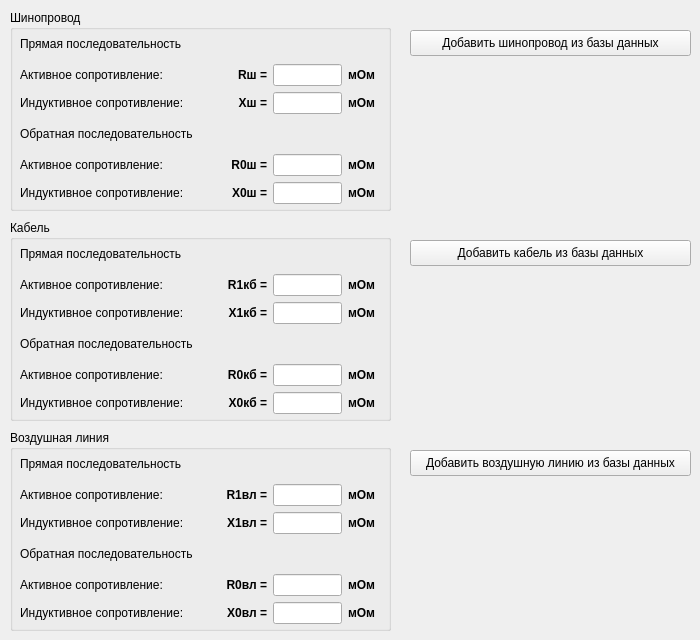
      <widget class="QWidget" name="tab_2">
       <attribute name="title">
        <string>Линия</string>
       </attribute>
       <widget class="QGroupBox" name="groupBox_10">
        <property name="geometry">
         <rect>
          <x>10</x>
          <y>10</y>
          <width>381</width>
          <height>201</height>
         </rect>
        </property>
        <property name="title">
         <string>Шинопровод</string>
        </property>
        <widget class="QWidget" name="layoutWidget_8">
         <property name="geometry">
          <rect>
           <x>10</x>
           <y>20</y>
           <width>362</width>
           <height>174</height>
          </rect>
         </property>
         <layout class="QGridLayout" name="gridLayout_9" columnstretch="5,2,2,1">
          <item row="2" column="0">
           <widget class="QLabel" name="label_64">
            <property name="font">
             <font>
              <weight>50</weight>
              <bold>false</bold>
             </font>
            </property>
            <property name="text">
             <string>Индуктивное сопротивление:</string>
            </property>
           </widget>
          </item>
          <item row="2" column="1">
           <widget class="QLabel" name="label_65">
            <property name="font">
             <font>
              <weight>75</weight>
              <bold>true</bold>
             </font>
            </property>
            <property name="text">
             <string>Xш =</string>
            </property>
            <property name="alignment">
             <set>Qt::AlignRight|Qt::AlignTrailing|Qt::AlignVCenter</set>
            </property>
           </widget>
          </item>
          <item row="1" column="3">
           <widget class="QLabel" name="label_63">
            <property name="font">
             <font>
              <weight>75</weight>
              <bold>true</bold>
             </font>
            </property>
            <property name="text">
             <string>мОм</string>
            </property>
           </widget>
          </item>
          <item row="1" column="2">
           <widget class="QLineEdit" name="lineEdit_Rsh"/>
          </item>
          <item row="1" column="0">
           <widget class="QLabel" name="label_61">
            <property name="font">
             <font>
              <weight>50</weight>
              <bold>false</bold>
             </font>
            </property>
            <property name="text">
             <string>Активное сопротивление:</string>
            </property>
           </widget>
          </item>
          <item row="2" column="2">
           <widget class="QLineEdit" name="lineEdit_Xsh"/>
          </item>
          <item row="2" column="3">
           <widget class="QLabel" name="label_66">
            <property name="font">
             <font>
              <weight>75</weight>
              <bold>true</bold>
             </font>
            </property>
            <property name="text">
             <string>мОм</string>
            </property>
           </widget>
          </item>
          <item row="1" column="1">
           <widget class="QLabel" name="label_62">
            <property name="font">
             <font>
              <weight>75</weight>
              <bold>true</bold>
             </font>
            </property>
            <property name="text">
             <string>Rш =</string>
            </property>
            <property name="alignment">
             <set>Qt::AlignRight|Qt::AlignTrailing|Qt::AlignVCenter</set>
            </property>
           </widget>
          </item>
          <item row="5" column="0">
           <widget class="QLabel" name="label_111">
            <property name="font">
             <font>
              <weight>50</weight>
              <bold>false</bold>
             </font>
            </property>
            <property name="text">
             <string>Индуктивное сопротивление:</string>
            </property>
           </widget>
          </item>
          <item row="0" column="0" colspan="4">
           <widget class="QLabel" name="label_109">
            <property name="text">
             <string>Прямая последовательность</string>
            </property>
           </widget>
          </item>
          <item row="4" column="0">
           <widget class="QLabel" name="label_110">
            <property name="font">
             <font>
              <weight>50</weight>
              <bold>false</bold>
             </font>
            </property>
            <property name="text">
             <string>Активное сопротивление:</string>
            </property>
           </widget>
          </item>
          <item row="3" column="0" colspan="4">
           <widget class="QLabel" name="label_112">
            <property name="text">
             <string>Обратная последовательность</string>
            </property>
           </widget>
          </item>
          <item row="4" column="1">
           <widget class="QLabel" name="label_113">
            <property name="font">
             <font>
              <weight>75</weight>
              <bold>true</bold>
             </font>
            </property>
            <property name="text">
             <string>  R0ш =</string>
            </property>
            <property name="alignment">
             <set>Qt::AlignRight|Qt::AlignTrailing|Qt::AlignVCenter</set>
            </property>
           </widget>
          </item>
          <item row="5" column="1">
           <widget class="QLabel" name="label_116">
            <property name="font">
             <font>
              <weight>75</weight>
              <bold>true</bold>
             </font>
            </property>
            <property name="text">
             <string>  X0ш =</string>
            </property>
            <property name="alignment">
             <set>Qt::AlignRight|Qt::AlignTrailing|Qt::AlignVCenter</set>
            </property>
           </widget>
          </item>
          <item row="4" column="2">
           <widget class="QLineEdit" name="lineEdit_R0sh"/>
          </item>
          <item row="5" column="2">
           <widget class="QLineEdit" name="lineEdit_X0sh"/>
          </item>
          <item row="4" column="3">
           <widget class="QLabel" name="label_114">
            <property name="font">
             <font>
              <weight>75</weight>
              <bold>true</bold>
             </font>
            </property>
            <property name="text">
             <string>мОм</string>
            </property>
           </widget>
          </item>
          <item row="5" column="3">
           <widget class="QLabel" name="label_115">
            <property name="font">
             <font>
              <weight>75</weight>
              <bold>true</bold>
             </font>
            </property>
            <property name="text">
             <string>мОм</string>
            </property>
           </widget>
          </item>
         </layout>
        </widget>
       </widget>
       <widget class="QGroupBox" name="groupBox_11">
        <property name="geometry">
         <rect>
          <x>10</x>
          <y>220</y>
          <width>381</width>
          <height>201</height>
         </rect>
        </property>
        <property name="title">
         <string>Кабель</string>
        </property>
        <widget class="QWidget" name="layoutWidget_9">
         <property name="geometry">
          <rect>
           <x>10</x>
           <y>20</y>
           <width>362</width>
           <height>174</height>
          </rect>
         </property>
         <layout class="QGridLayout" name="gridLayout_10" columnstretch="5,2,2,1">
          <item row="4" column="0">
           <widget class="QLabel" name="label_88">
            <property name="font">
             <font>
              <weight>50</weight>
              <bold>false</bold>
             </font>
            </property>
            <property name="text">
             <string>Активное сопротивление:</string>
            </property>
           </widget>
          </item>
          <item row="2" column="1">
           <widget class="QLabel" name="label_71">
            <property name="font">
             <font>
              <weight>75</weight>
              <bold>true</bold>
             </font>
            </property>
            <property name="text">
             <string>  X1кб =</string>
            </property>
            <property name="alignment">
             <set>Qt::AlignRight|Qt::AlignTrailing|Qt::AlignVCenter</set>
            </property>
           </widget>
          </item>
          <item row="2" column="2">
           <widget class="QLineEdit" name="lineEdit_X_1kb"/>
          </item>
          <item row="1" column="2">
           <widget class="QLineEdit" name="lineEdit_R_1kb"/>
          </item>
          <item row="2" column="3">
           <widget class="QLabel" name="label_72">
            <property name="font">
             <font>
              <weight>75</weight>
              <bold>true</bold>
             </font>
            </property>
            <property name="text">
             <string>мОм</string>
            </property>
           </widget>
          </item>
          <item row="1" column="1">
           <widget class="QLabel" name="label_68">
            <property name="font">
             <font>
              <weight>75</weight>
              <bold>true</bold>
             </font>
            </property>
            <property name="text">
             <string>  R1кб =</string>
            </property>
            <property name="alignment">
             <set>Qt::AlignRight|Qt::AlignTrailing|Qt::AlignVCenter</set>
            </property>
           </widget>
          </item>
          <item row="1" column="0">
           <widget class="QLabel" name="label_67">
            <property name="font">
             <font>
              <weight>50</weight>
              <bold>false</bold>
             </font>
            </property>
            <property name="text">
             <string>Активное сопротивление:</string>
            </property>
           </widget>
          </item>
          <item row="1" column="3">
           <widget class="QLabel" name="label_69">
            <property name="font">
             <font>
              <weight>75</weight>
              <bold>true</bold>
             </font>
            </property>
            <property name="text">
             <string>мОм</string>
            </property>
           </widget>
          </item>
          <item row="2" column="0">
           <widget class="QLabel" name="label_70">
            <property name="font">
             <font>
              <weight>50</weight>
              <bold>false</bold>
             </font>
            </property>
            <property name="text">
             <string>Индуктивное сопротивление:</string>
            </property>
           </widget>
          </item>
          <item row="3" column="0">
           <widget class="QLabel" name="label_89">
            <property name="text">
             <string>Обратная последовательность</string>
            </property>
           </widget>
          </item>
          <item row="5" column="0">
           <widget class="QLabel" name="label_90">
            <property name="font">
             <font>
              <weight>50</weight>
              <bold>false</bold>
             </font>
            </property>
            <property name="text">
             <string>Индуктивное сопротивление:</string>
            </property>
           </widget>
          </item>
          <item row="4" column="1">
           <widget class="QLabel" name="label_92">
            <property name="font">
             <font>
              <weight>75</weight>
              <bold>true</bold>
             </font>
            </property>
            <property name="text">
             <string>  R0кб =</string>
            </property>
            <property name="alignment">
             <set>Qt::AlignRight|Qt::AlignTrailing|Qt::AlignVCenter</set>
            </property>
           </widget>
          </item>
          <item row="5" column="1">
           <widget class="QLabel" name="label_93">
            <property name="font">
             <font>
              <weight>75</weight>
              <bold>true</bold>
             </font>
            </property>
            <property name="text">
             <string>  X0кб =</string>
            </property>
            <property name="alignment">
             <set>Qt::AlignRight|Qt::AlignTrailing|Qt::AlignVCenter</set>
            </property>
           </widget>
          </item>
          <item row="4" column="2">
           <widget class="QLineEdit" name="lineEdit_R_0kb"/>
          </item>
          <item row="5" column="2">
           <widget class="QLineEdit" name="lineEdit_X_0kb"/>
          </item>
          <item row="4" column="3">
           <widget class="QLabel" name="label_91">
            <property name="font">
             <font>
              <weight>75</weight>
              <bold>true</bold>
             </font>
            </property>
            <property name="text">
             <string>мОм</string>
            </property>
           </widget>
          </item>
          <item row="5" column="3">
           <widget class="QLabel" name="label_108">
            <property name="font">
             <font>
              <weight>75</weight>
              <bold>true</bold>
             </font>
            </property>
            <property name="text">
             <string>мОм</string>
            </property>
           </widget>
          </item>
          <item row="0" column="0" colspan="4">
           <widget class="QLabel" name="label_87">
            <property name="text">
             <string>Прямая последовательность</string>
            </property>
           </widget>
          </item>
         </layout>
        </widget>
       </widget>
       <widget class="QGroupBox" name="groupBox_12">
        <property name="geometry">
         <rect>
          <x>10</x>
          <y>430</y>
          <width>381</width>
          <height>201</height>
         </rect>
        </property>
        <property name="title">
         <string>Воздушная линия</string>
        </property>
        <widget class="QWidget" name="layoutWidget_10">
         <property name="geometry">
          <rect>
           <x>10</x>
           <y>20</y>
           <width>362</width>
           <height>174</height>
          </rect>
         </property>
         <layout class="QGridLayout" name="gridLayout_11" columnstretch="5,2,2,1">
          <item row="1" column="0">
           <widget class="QLabel" name="label_73">
            <property name="font">
             <font>
              <weight>50</weight>
              <bold>false</bold>
             </font>
            </property>
            <property name="text">
             <string>Активное сопротивление:</string>
            </property>
           </widget>
          </item>
          <item row="1" column="1">
           <widget class="QLabel" name="label_74">
            <property name="font">
             <font>
              <weight>75</weight>
              <bold>true</bold>
             </font>
            </property>
            <property name="text">
             <string>  R1вл =</string>
            </property>
            <property name="alignment">
             <set>Qt::AlignRight|Qt::AlignTrailing|Qt::AlignVCenter</set>
            </property>
           </widget>
          </item>
          <item row="1" column="2">
           <widget class="QLineEdit" name="lineEdit_Rvl"/>
          </item>
          <item row="1" column="3">
           <widget class="QLabel" name="label_75">
            <property name="font">
             <font>
              <weight>75</weight>
              <bold>true</bold>
             </font>
            </property>
            <property name="text">
             <string>мОм</string>
            </property>
           </widget>
          </item>
          <item row="2" column="0">
           <widget class="QLabel" name="label_76">
            <property name="font">
             <font>
              <weight>50</weight>
              <bold>false</bold>
             </font>
            </property>
            <property name="text">
             <string>Индуктивное сопротивление:</string>
            </property>
           </widget>
          </item>
          <item row="2" column="1">
           <widget class="QLabel" name="label_77">
            <property name="font">
             <font>
              <weight>75</weight>
              <bold>true</bold>
             </font>
            </property>
            <property name="text">
             <string>  X1вл =</string>
            </property>
            <property name="alignment">
             <set>Qt::AlignRight|Qt::AlignTrailing|Qt::AlignVCenter</set>
            </property>
           </widget>
          </item>
          <item row="2" column="2">
           <widget class="QLineEdit" name="lineEdit_Xvl"/>
          </item>
          <item row="2" column="3">
           <widget class="QLabel" name="label_78">
            <property name="font">
             <font>
              <weight>75</weight>
              <bold>true</bold>
             </font>
            </property>
            <property name="text">
             <string>мОм</string>
            </property>
           </widget>
          </item>
          <item row="4" column="0">
           <widget class="QLabel" name="label_81">
            <property name="font">
             <font>
              <weight>50</weight>
              <bold>false</bold>
             </font>
            </property>
            <property name="text">
             <string>Активное сопротивление:</string>
            </property>
           </widget>
          </item>
          <item row="4" column="1">
           <widget class="QLabel" name="label_82">
            <property name="font">
             <font>
              <weight>75</weight>
              <bold>true</bold>
             </font>
            </property>
            <property name="text">
             <string>  R0вл =</string>
            </property>
            <property name="alignment">
             <set>Qt::AlignRight|Qt::AlignTrailing|Qt::AlignVCenter</set>
            </property>
           </widget>
          </item>
          <item row="4" column="2">
           <widget class="QLineEdit" name="lineEdit_R0vl"/>
          </item>
          <item row="4" column="3">
           <widget class="QLabel" name="label_83">
            <property name="font">
             <font>
              <weight>75</weight>
              <bold>true</bold>
             </font>
            </property>
            <property name="text">
             <string>мОм</string>
            </property>
           </widget>
          </item>
          <item row="0" column="0" colspan="4">
           <widget class="QLabel" name="label_79">
            <property name="text">
             <string>Прямая последовательность</string>
            </property>
           </widget>
          </item>
          <item row="5" column="0">
           <widget class="QLabel" name="label_84">
            <property name="font">
             <font>
              <weight>50</weight>
              <bold>false</bold>
             </font>
            </property>
            <property name="text">
             <string>Индуктивное сопротивление:</string>
            </property>
           </widget>
          </item>
          <item row="3" column="0" colspan="4">
           <widget class="QLabel" name="label_80">
            <property name="text">
             <string>Обратная последовательность</string>
            </property>
           </widget>
          </item>
          <item row="5" column="1">
           <widget class="QLabel" name="label_85">
            <property name="font">
             <font>
              <weight>75</weight>
              <bold>true</bold>
             </font>
            </property>
            <property name="text">
             <string>  X0вл =</string>
            </property>
            <property name="alignment">
             <set>Qt::AlignRight|Qt::AlignTrailing|Qt::AlignVCenter</set>
            </property>
           </widget>
          </item>
          <item row="5" column="2">
           <widget class="QLineEdit" name="lineEdit_X0vl"/>
          </item>
          <item row="5" column="3">
           <widget class="QLabel" name="label_86">
            <property name="font">
             <font>
              <weight>75</weight>
              <bold>true</bold>
             </font>
            </property>
            <property name="text">
             <string>мОм</string>
            </property>
           </widget>
          </item>
         </layout>
        </widget>
       </widget>
       <widget class="QPushButton" name="pushButton">
        <property name="geometry">
         <rect>
          <x>410</x>
          <y>240</y>
          <width>281</width>
          <height>26</height>
         </rect>
        </property>
        <property name="text">
         <string>Добавить кабель из базы данных</string>
        </property>
       </widget>
       <widget class="QPushButton" name="pushButton_add_busway">
        <property name="geometry">
         <rect>
          <x>410</x>
          <y>30</y>
          <width>281</width>
          <height>26</height>
         </rect>
        </property>
        <property name="text">
         <string>Добавить шинопровод из базы данных</string>
        </property>
       </widget>
       <widget class="QPushButton" name="pushButton_3">
        <property name="geometry">
         <rect>
          <x>410</x>
          <y>450</y>
          <width>281</width>
          <height>26</height>
         </rect>
        </property>
        <property name="text">
         <string>Добавить воздушную линию из базы данных</string>
        </property>
       </widget>
      </widget>
